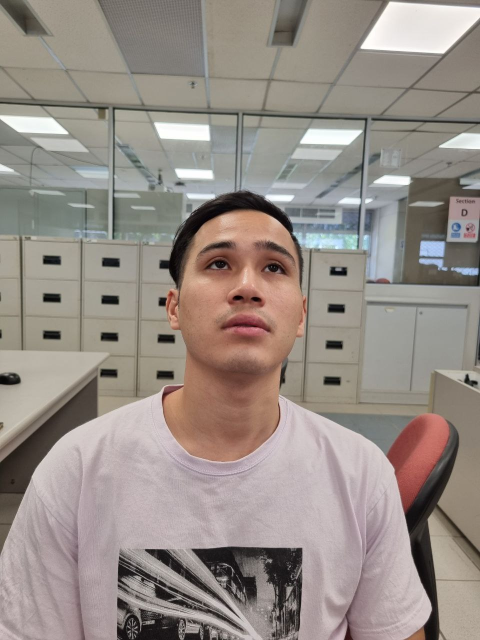
#> input picture Database/0/photo_2022-04-01_09-43-32.jpg, 960 x 1280 px (shown at 1/2 size)
$ python test.py
#> lines starting #> are read from the running program, lines starting #| are printed output that depends on the picture
#> in prepare_training_data, image is the input picture: shape (1280, 960, 3); mean B, G, R 135.2, 141.6, 151.4
import cv2
import os
import numpy as np
import time

training_data_folder_path = '/Users/charlesbeh/Desktop/School/IS/Database'

#Face Detection
haarcascade_frontalface = 'Face_Recognition/haarcascade_frontalface_alt2.xml'
def detect_face(input_img):
    image = cv2.cvtColor(input_img, cv2.COLOR_BGR2GRAY)
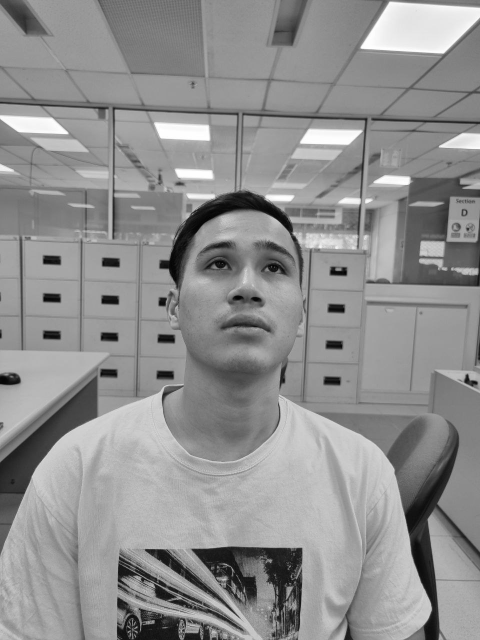
#> image: shape (1280, 960) (shown at 1/2 size); min 0, max 255, mean 143.8
    face_cascade = cv2.CascadeClassifier('Face_Recognition/haarcascade_frontalface_alt2.xml')
    faces = face_cascade.detectMultiScale(image, scaleFactor=1.2, minNeighbors=5)
#> faces = [[345, 414, 293, 293]]
    if (len(faces) == 0):
        return -1, -1
    (x, y, w, h) = faces[0]
#> x = 345; y = 414; w = 293; h = 293
    return image[y:y+w, x:x+h], faces[0]


#Preparing training dataset
def prepare_training_data(training_data_folder_path):
    detected_faces = []
    face_labels = []
    traning_image_dirs = os.listdir(training_data_folder_path)
    for dir_name in traning_image_dirs:
        label = int(dir_name)
        training_image_path = training_data_folder_path + "/" + dir_name
        training_images_names = os.listdir(training_image_path)

        for image_name in training_images_names:
            image_path = training_image_path + "/" + image_name
            image = cv2.imread(image_path)
            face, rect = detect_face(image)
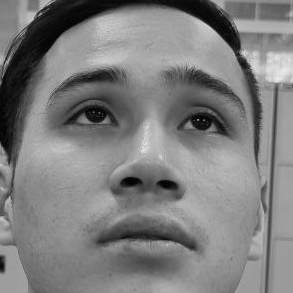
#> face: shape (293, 293); min 0, max 235, mean 126
#> rect = [345, 414, 293, 293]
            resized_face = cv2.resize(face, (250, 300), interpolation=cv2.INTER_AREA)
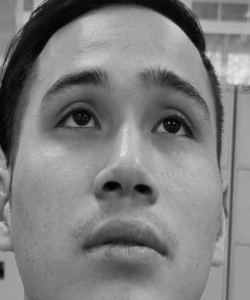
#> resized_face: shape (300, 250); min 1, max 233, mean 125.9
            detected_faces.append(resized_face)
            face_labels.append(label)
            print(image_path)

    return detected_faces, face_labels

detected_faces, face_labels = prepare_training_data('Database')
print("Total faces: ", len(detected_faces))
print("Total labels: ", len(face_labels))

#Init a Face recognition
eigenfaces_recognizer = cv2.face.EigenFaceRecognizer_create()

#Train the face recognizer model
eigenfaces_recognizer.train(detected_faces, np.array(face_labels))

video_capture = cv2.VideoCapture(0)
# 0 means webcam
# video_capture.set(3, 1920)  # width
# video_capture.set(4, 1080)  # height
eye_cascade = cv2.CascadeClassifier('haarcascade_eye.xml')
face_cascade = cv2.CascadeClassifier('Face_Recognition/haarcascade_frontalface_alt2.xml')
width = 250
height = 300
dim = (width, height)

namelist = ['Adrian', 'Charles', 'Joel', 'JX', 'Michael']
color = {
    0: (238, 238, 0),
    1: (255, 62, 191),
    2: (255, 0, 0),
    3: (255, 0, 255),
    4: (0,255,0)
}

while True:
    time.sleep(0.1)
    ret, frames = video_capture.read()
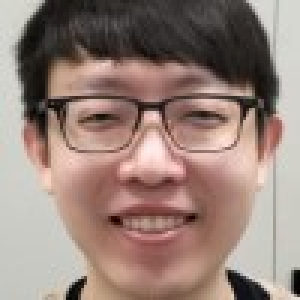
#> input picture database/sample (1).jpg, 100 x 100 px, given in place of the camera (shown 3 times larger)
#> frames is the input picture: shape (100, 100, 3); mean B, G, R 121.7, 130.2, 151.5
    gray = cv2.cvtColor(frames, cv2.COLOR_BGR2GRAY)
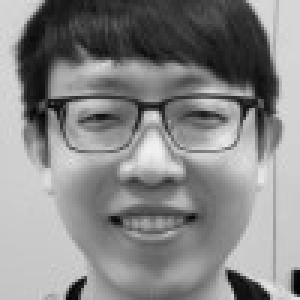
#> gray: shape (100, 100) (shown 3 times larger); min 1, max 242, mean 135.6
    # faces = faceCascade.detectMultiScale(gray, 1.3, 5)
    faces = face_cascade.detectMultiScale( gray, 1.2, 5)
#> faces = [[8, 6, 83, 83]]
    for (x, y, w, h) in faces:
        # resize image and convert to grayscale
        resized = cv2.resize(gray[y:y+w, x:x+h], (250, 300), interpolation=cv2.INTER_AREA)

        # converted = cv2.cvtColor(resized, cv2.COLOR_BGR2GRAY)
        prediction = eigenfaces_recognizer.predict(resized)
        confidence_score = 100 - int(prediction[1]/200) # confidence score 0-20000; 0 means perfectly match;
        name = namelist[prediction[0]]  # retrieve name from the list based on the prediction index
        final_label = name + ' ' + str(confidence_score) + '%'
        thecolor = color[prediction[0]] if color[prediction[0]] else (255, 255, 255)
        if(confidence_score < 60):
            final_label = 'Unknown'
            thecolor = (255, 255, 255)
        rec = cv2.rectangle(frames, (x, y), (x + w, y + h), thecolor, 2)
        cv2.putText(rec, final_label, (x, y - 10), cv2.FONT_HERSHEY_SIMPLEX, 0.7, thecolor, 2)
#> this loop made 1 pass
#> (x, y, w, h, prediction, confidence_score, name) on pass 1: (8, 6, 83, 83, (0, 7641.7), 62, 'Adrian')
#> pass 1, `resized = cv2.resize(gray[y:y+w, x:x+h], (250, 300), interpolation=cv2..`:
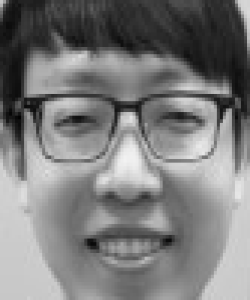
#> resized: shape (300, 250); min 1, max 242, mean 124.3
#> pass 1, `rec = cv2.rectangle(frames, (x, y), (x + w, y + h), thecolor, 2)`:
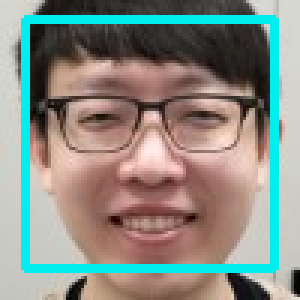
#> rec: shape (100, 100, 3) (shown 3 times larger); mean B, G, R 132.9, 140.7, 137.3

    # Draw a rectangle around the faces


    # Display the resulting frame
    cv2.imshow('Video', frames)
    if cv2.waitKey(1) & 0xFF == ord('q'):
#> (key q is pressed here)
        break
